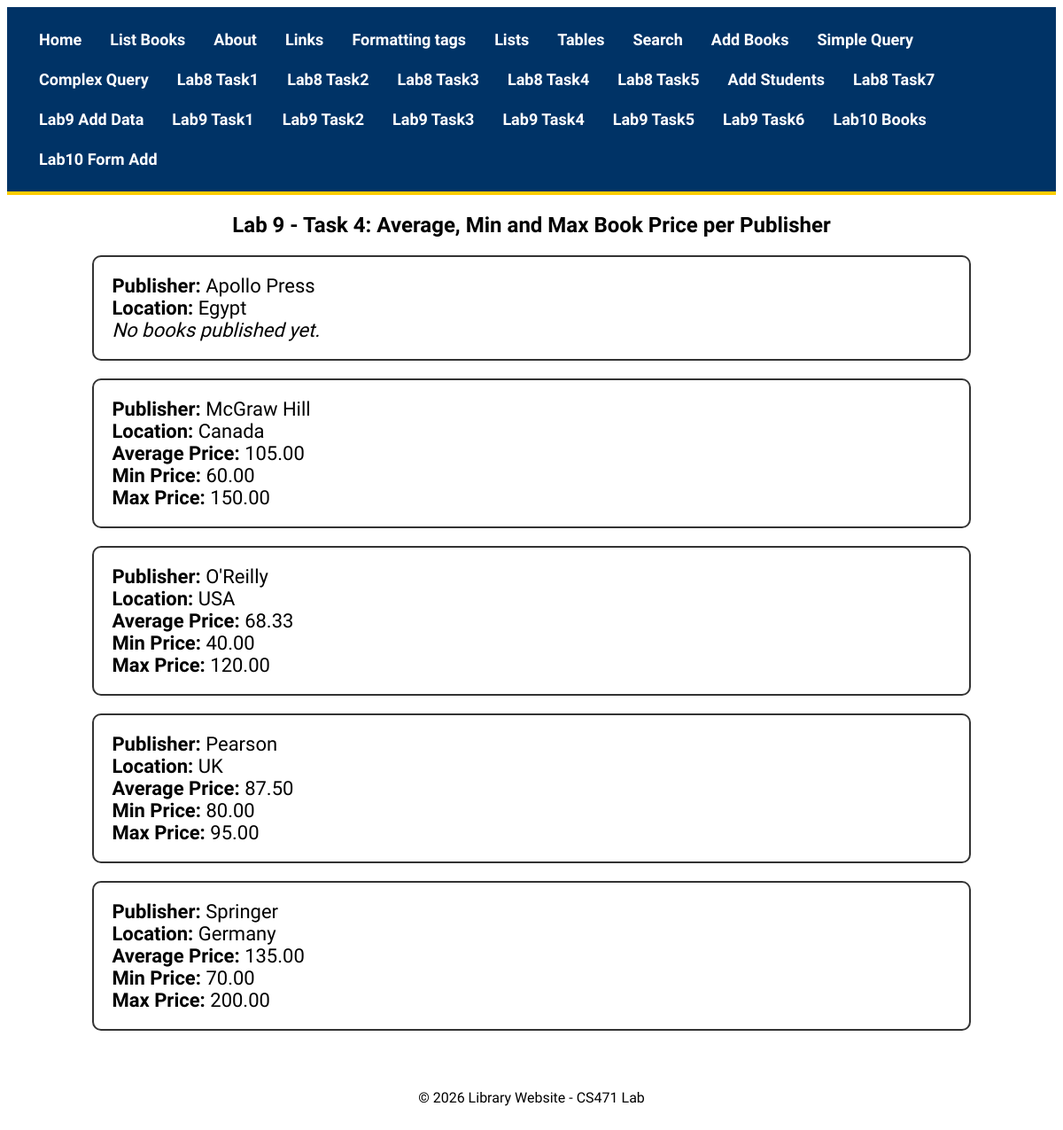
/lab9/task4/, run on the app's committed database.
### apps/bookmodule/models.py (models this page shows, shortened)
class Publisher(models.Model):
    name = models.CharField(max_length=200)
    location = models.CharField(max_length=300)

### apps/bookmodule/views.py (the view)
# urls.py: path('lab9/task4/', views.lab9_task4, name='books.lab9.task4'),
def lab9_task4(request):
    publishers = Publisher.objects.annotate(
        avg_price=Avg('lab9book__price'),
        min_price=Min('lab9book__price'),
        max_price=Max('lab9book__price'),
    ).order_by('name')
    return render(
        request,
        'bookmodule/lab9_task4.html',
        {'publishers': publishers}
    )

### apps/templates/bookmodule/lab9_task4.html (shortened to what this page needs)
{% extends "layouts/base.html" %}
{% block content %}
<h2 style="text-align:center;">
    Lab 9 - Task 4: Average, Min and Max Book Price per Publisher
</h2>
{% for publisher in publishers %}
<div style="
width:80%;
margin:20px auto;
padding:20px;
border:2px solid #333;
border-radius:10px;
font-size:22px;
">
    <strong>Publisher:</strong> {{ publisher.name }}
    <br>
    <strong>Location:</strong> {{ publisher.location }}
    <br>
    {% if publisher.avg_price is not None %}
        <strong>Average Price:</strong> {{ publisher.avg_price|floatformat:2 }}
        <br>
        <strong>Min Price:</strong> {{ publisher.min_price|floatformat:2 }}
        <br>
        <strong>Max Price:</strong> {{ publisher.max_price|floatformat:2 }}
    {% else %}
        <em>No books published yet.</em>
    {% endif %}
</div>
{% endfor %}
{% endblock %}

### apps/static/styles.css (style rules this page uses)
body { font-family: 'Tajawal', sans-serif; }

### data on the page
Publisher: name "Apollo Press", location "Egypt", shows "No books published yet."
Publisher: name "McGraw Hill", location "Canada", avg_price "105.00", min_price "60.00", max_price "150.00"
Publisher: name "O'Reilly", location "USA", avg_price "68.33", min_price "40.00", max_price "120.00"
Publisher: name "Pearson", location "UK", avg_price "87.50", min_price "80.00", max_price "95.00"
Publisher: name "Springer", location "Germany", avg_price "135.00", min_price "70.00", max_price "200.00"
